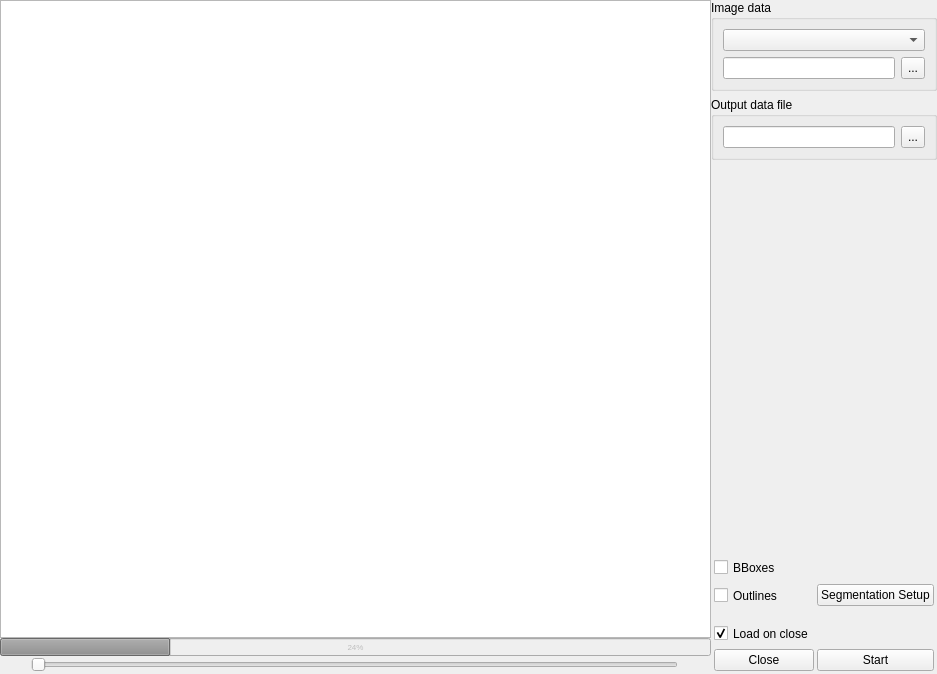
<?xml version="1.0" encoding="UTF-8"?>
<ui version="4.0">
 <class>Form</class>
 <widget class="QWidget" name="Form">
  <property name="geometry">
   <rect>
    <x>0</x>
    <y>0</y>
    <width>937</width>
    <height>674</height>
   </rect>
  </property>
  <property name="windowTitle">
   <string>New Data File... </string>
  </property>
  <property name="windowIcon">
   <iconset resource="../../qrc/cat_rc.qrc">
    <normaloff>:/segmentation_128x128.png</normaloff>:/segmentation_128x128.png</iconset>
  </property>
  <layout class="QGridLayout" name="gridLayout">
   <property name="margin">
    <number>0</number>
   </property>
   <property name="spacing">
    <number>0</number>
   </property>
   <item row="0" column="0">
    <widget class="QFrame" name="hbox">
     <property name="sizePolicy">
      <sizepolicy hsizetype="MinimumExpanding" vsizetype="Preferred">
       <horstretch>0</horstretch>
       <verstretch>0</verstretch>
      </sizepolicy>
     </property>
     <layout class="QVBoxLayout" name="verticalLayout">
      <property name="spacing">
       <number>0</number>
      </property>
      <property name="margin">
       <number>0</number>
      </property>
      <item>
       <widget class="ImageViewer" name="viewer"/>
      </item>
      <item>
       <widget class="QProgressBar" name="progressBar">
        <property name="enabled">
         <bool>false</bool>
        </property>
        <property name="maximumSize">
         <size>
          <width>16777215</width>
          <height>16777215</height>
         </size>
        </property>
        <property name="font">
         <font>
          <pointsize>6</pointsize>
         </font>
        </property>
        <property name="value">
         <number>24</number>
        </property>
        <property name="invertedAppearance">
         <bool>false</bool>
        </property>
       </widget>
      </item>
      <item>
       <widget class="QFrame" name="sliderframe">
        <layout class="QHBoxLayout" name="sliderBox">
         <property name="spacing">
          <number>12</number>
         </property>
         <property name="leftMargin">
          <number>5</number>
         </property>
         <property name="topMargin">
          <number>1</number>
         </property>
         <property name="rightMargin">
          <number>5</number>
         </property>
         <property name="bottomMargin">
          <number>1</number>
         </property>
         <item>
          <widget class="QPushButton" name="prevBtn">
           <property name="sizePolicy">
            <sizepolicy hsizetype="Minimum" vsizetype="Fixed">
             <horstretch>0</horstretch>
             <verstretch>0</verstretch>
            </sizepolicy>
           </property>
           <property name="maximumSize">
            <size>
             <width>14</width>
             <height>16</height>
            </size>
           </property>
           <property name="baseSize">
            <size>
             <width>22</width>
             <height>0</height>
            </size>
           </property>
           <property name="text">
            <string/>
           </property>
           <property name="icon">
            <iconset resource="../../qrc/cat_rc.qrc">
             <normaloff>:/previous.png</normaloff>:/previous.png</iconset>
           </property>
           <property name="shortcut">
            <string>Left</string>
           </property>
           <property name="autoDefault">
            <bool>false</bool>
           </property>
           <property name="default">
            <bool>false</bool>
           </property>
           <property name="flat">
            <bool>true</bool>
           </property>
          </widget>
         </item>
         <item>
          <widget class="AtSlider" name="slider">
           <property name="orientation">
            <enum>Qt::Horizontal</enum>
           </property>
          </widget>
         </item>
         <item>
          <widget class="QPushButton" name="nextBtn">
           <property name="enabled">
            <bool>true</bool>
           </property>
           <property name="sizePolicy">
            <sizepolicy hsizetype="Fixed" vsizetype="Fixed">
             <horstretch>0</horstretch>
             <verstretch>0</verstretch>
            </sizepolicy>
           </property>
           <property name="maximumSize">
            <size>
             <width>16</width>
             <height>16</height>
            </size>
           </property>
           <property name="sizeIncrement">
            <size>
             <width>0</width>
             <height>0</height>
            </size>
           </property>
           <property name="text">
            <string/>
           </property>
           <property name="icon">
            <iconset resource="../../qrc/cat_rc.qrc">
             <normaloff>:/next.png</normaloff>:/next.png</iconset>
           </property>
           <property name="shortcut">
            <string>Right</string>
           </property>
           <property name="flat">
            <bool>true</bool>
           </property>
          </widget>
         </item>
        </layout>
       </widget>
      </item>
     </layout>
    </widget>
   </item>
   <item row="0" column="2">
    <widget class="QWidget" name="widget" native="true">
     <property name="sizePolicy">
      <sizepolicy hsizetype="Fixed" vsizetype="Preferred">
       <horstretch>0</horstretch>
       <verstretch>0</verstretch>
      </sizepolicy>
     </property>
     <layout class="QVBoxLayout" name="vbox">
      <property name="sizeConstraint">
       <enum>QLayout::SetMinimumSize</enum>
      </property>
      <property name="margin">
       <number>0</number>
      </property>
      <item>
       <widget class="QGroupBox" name="gbox1">
        <property name="sizePolicy">
         <sizepolicy hsizetype="Minimum" vsizetype="Preferred">
          <horstretch>0</horstretch>
          <verstretch>0</verstretch>
         </sizepolicy>
        </property>
        <property name="title">
         <string>Image data</string>
        </property>
        <layout class="QVBoxLayout" name="verticalLayout_2">
         <item>
          <widget class="QComboBox" name="structType"/>
         </item>
         <item>
          <layout class="QHBoxLayout" name="hbox_2">
           <item>
            <widget class="QLineEdit" name="imageDir"/>
           </item>
           <item>
            <widget class="QToolButton" name="imageDirBtn">
             <property name="sizePolicy">
              <sizepolicy hsizetype="Fixed" vsizetype="Preferred">
               <horstretch>0</horstretch>
               <verstretch>0</verstretch>
              </sizepolicy>
             </property>
             <property name="text">
              <string>...</string>
             </property>
            </widget>
           </item>
          </layout>
         </item>
        </layout>
       </widget>
      </item>
      <item>
       <widget class="QGroupBox" name="groupBox">
        <property name="sizePolicy">
         <sizepolicy hsizetype="Minimum" vsizetype="Preferred">
          <horstretch>0</horstretch>
          <verstretch>0</verstretch>
         </sizepolicy>
        </property>
        <property name="title">
         <string>Output data file</string>
        </property>
        <layout class="QHBoxLayout" name="horizontalLayout">
         <item>
          <widget class="QLineEdit" name="dataFile">
           <property name="sizePolicy">
            <sizepolicy hsizetype="Minimum" vsizetype="Fixed">
             <horstretch>0</horstretch>
             <verstretch>0</verstretch>
            </sizepolicy>
           </property>
           <property name="text">
            <string/>
           </property>
          </widget>
         </item>
         <item>
          <widget class="QToolButton" name="dataFileBtn">
           <property name="sizePolicy">
            <sizepolicy hsizetype="Fixed" vsizetype="Preferred">
             <horstretch>0</horstretch>
             <verstretch>0</verstretch>
            </sizepolicy>
           </property>
           <property name="text">
            <string>...</string>
           </property>
          </widget>
         </item>
        </layout>
       </widget>
      </item>
      <item>
       <layout class="QVBoxLayout" name="cbox">
        <property name="spacing">
         <number>0</number>
        </property>
       </layout>
      </item>
      <item>
       <spacer name="spacer0">
        <property name="orientation">
         <enum>Qt::Vertical</enum>
        </property>
        <property name="sizeType">
         <enum>QSizePolicy::MinimumExpanding</enum>
        </property>
        <property name="sizeHint" stdset="0">
         <size>
          <width>20</width>
          <height>40</height>
         </size>
        </property>
       </spacer>
      </item>
      <item>
       <layout class="QVBoxLayout" name="vbox2">
        <item>
         <widget class="QLabel" name="dirinfo">
          <property name="sizePolicy">
           <sizepolicy hsizetype="Minimum" vsizetype="Preferred">
            <horstretch>0</horstretch>
            <verstretch>0</verstretch>
           </sizepolicy>
          </property>
          <property name="text">
           <string/>
          </property>
         </widget>
        </item>
       </layout>
      </item>
      <item>
       <layout class="QGridLayout" name="gbox">
        <property name="margin">
         <number>3</number>
        </property>
        <property name="spacing">
         <number>3</number>
        </property>
        <item row="1" column="0">
         <widget class="QCheckBox" name="contoursCb">
          <property name="minimumSize">
           <size>
            <width>14</width>
            <height>25</height>
           </size>
          </property>
          <property name="text">
           <string>Outlines</string>
          </property>
          <property name="shortcut">
           <string>C</string>
          </property>
         </widget>
        </item>
        <item row="4" column="1">
         <widget class="QPushButton" name="startBtn">
          <property name="text">
           <string>Start</string>
          </property>
         </widget>
        </item>
        <item row="4" column="0">
         <widget class="QPushButton" name="closeBtn">
          <property name="text">
           <string>Close</string>
          </property>
          <property name="checkable">
           <bool>false</bool>
          </property>
          <property name="checked">
           <bool>false</bool>
          </property>
         </widget>
        </item>
        <item row="3" column="0">
         <widget class="QCheckBox" name="loadOnClose">
          <property name="sizePolicy">
           <sizepolicy hsizetype="Maximum" vsizetype="Fixed">
            <horstretch>0</horstretch>
            <verstretch>0</verstretch>
           </sizepolicy>
          </property>
          <property name="minimumSize">
           <size>
            <width>0</width>
            <height>25</height>
           </size>
          </property>
          <property name="maximumSize">
           <size>
            <width>16777215</width>
            <height>100</height>
           </size>
          </property>
          <property name="text">
           <string>Load on close</string>
          </property>
          <property name="checked">
           <bool>true</bool>
          </property>
         </widget>
        </item>
        <item row="2" column="0">
         <spacer name="verticalSpacer">
          <property name="orientation">
           <enum>Qt::Vertical</enum>
          </property>
          <property name="sizeType">
           <enum>QSizePolicy::Fixed</enum>
          </property>
          <property name="sizeHint" stdset="0">
           <size>
            <width>20</width>
            <height>10</height>
           </size>
          </property>
         </spacer>
        </item>
        <item row="0" column="0">
         <widget class="QCheckBox" name="showBBoxes">
          <property name="sizePolicy">
           <sizepolicy hsizetype="Minimum" vsizetype="Minimum">
            <horstretch>0</horstretch>
            <verstretch>0</verstretch>
           </sizepolicy>
          </property>
          <property name="minimumSize">
           <size>
            <width>0</width>
            <height>25</height>
           </size>
          </property>
          <property name="text">
           <string>BBoxes</string>
          </property>
          <property name="shortcut">
           <string>B</string>
          </property>
         </widget>
        </item>
        <item row="1" column="1">
         <widget class="QPushButton" name="segmentationBtn">
          <property name="text">
           <string>Segmentation Setup</string>
          </property>
         </widget>
        </item>
       </layout>
      </item>
     </layout>
    </widget>
   </item>
  </layout>
 </widget>
 <customwidgets>
  <customwidget>
   <class>ImageViewer</class>
   <extends>QGraphicsView</extends>
   <header>cat/gui/imagewidget</header>
  </customwidget>
  <customwidget>
   <class>AtSlider</class>
   <extends>QSlider</extends>
   <header>cat/gui/slider</header>
  </customwidget>
 </customwidgets>
 <resources>
  <include location="../../qrc/cat_rc.qrc"/>
 </resources>
 <connections/>
</ui>
